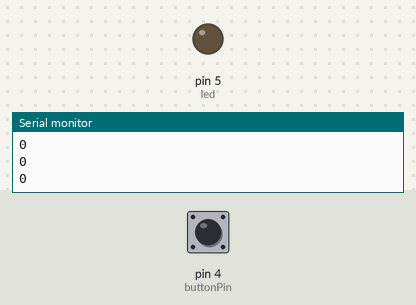
Bench run of a sketch on a simulated Arduino Uno, built with avr-gcc and run on an emulated ATmega328P. Shown: output pins drawn as LEDs (lit = HIGH), the last lines printed to the serial monitor. The inputs (shaded band) are chosen by the test bench; at power-on: pin 4 (buttonPin) LOW.

Above: at 1.2 s.
1.3 s: pin 4 (buttonPin) pulled HIGH for 0.15 s
At 1.37 s:
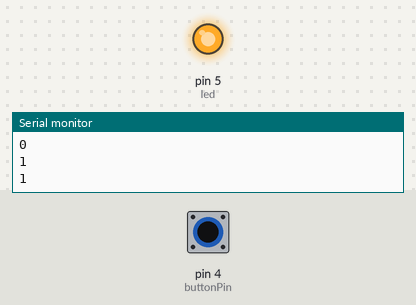
2.9 s: pin 4 (buttonPin) pulled HIGH for 3.2 s
At 7.0 s:
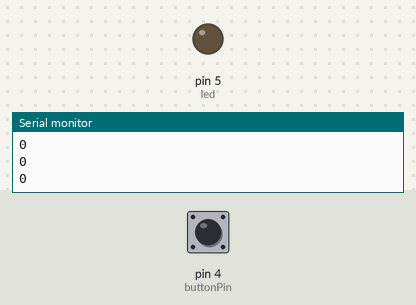
Timing chart, 0 to 8.5 s (numbered marks = the images above; inputs shaded):
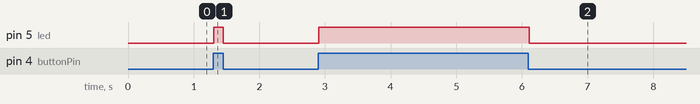

Measured:
- after the input at 1.3 s, pin 5 (led): LOW → HIGH at once, → LOW 0.15 s later
- after the input at 2.9 s, pin 5 (led): LOW → HIGH at once, → LOW 3.2 s later

The sketch:

push_btn.ino
```cpp
#define buttonPin 4
#define led 5

void setup() {
  Serial.begin(115200);
  pinMode(buttonPin, INPUT);
  pinMode(led,OUTPUT);
}

void loop() {
  int x = digitalRead(buttonPin);
  Serial.println(x);
  if (x == 1){
    digitalWrite(led,1);
  }
  else{
    digitalWrite(led,0);
  }
  delay(50);
}
```
